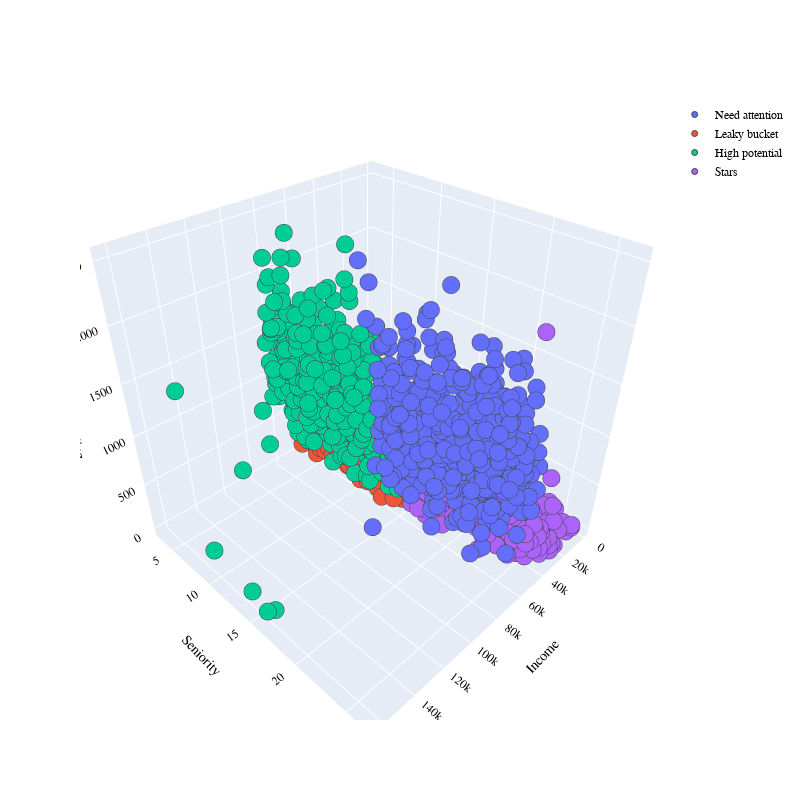

The notebook cell saved with this chart:
### Code cell
PLOT = go.Figure()
for C in list(data.Cluster.unique()):
    
    PLOT.add_trace(go.Scatter3d(x = data[data.Cluster == C]['Income'],
                                y = data[data.Cluster == C]['Seniority'],
                                z = data[data.Cluster == C]['Spending'],                        
                                mode = 'markers',marker_size = 6, marker_line_width = 1,
                                name = str(C)))
    
PLOT.update_traces(hovertemplate='Income: %{x} <br>Seniority: %{y} <br>Spending: %{z}')
 
PLOT.update_layout(width = 800, height = 800, autosize = True, showlegend = True,
                   scene = dict(xaxis=dict(title = 'Income', tickfont_color = 'black'),
                                yaxis=dict(title = 'Seniority', tickfont_color = 'black'),
                                zaxis=dict(title = 'Spending', tickfont_color = 'black')),
                   font = dict(family = "Gilroy", color  = 'black', size = 12))

### Figure 1 — Plotly figure (JSON) as saved in the notebook; plotly's stock layout.template omitted (floating-point values rounded to 4 significant figures; data arrays with more than 128 entries replaced by an {"elided": "..."} marker saying what was removed)
{"data": [{"hovertemplate": "Income: %{x} <br>Seniority: %{y} <br>Spending: %{z}", "marker": {"line": {"width": 1}, "size": 6}, "mode": "markers", "name": "Need attention", "type": "scatter3d", "x": {"elided": "528 float values"}, "y": {"elided": "528 float values"}, "z": {"elided": "528 int values"}}, {"hovertemplate": "Income: %{x} <br>Seniority: %{y} <br>Spending: %{z}", "marker": {"line": {"width": 1}, "size": 6}, "mode": "markers", "name": "Leaky bucket", "type": "scatter3d", "x": {"elided": "641 float values"}, "y": {"elided": "641 float values"}, "z": {"elided": "641 int values"}}, {"hovertemplate": "Income: %{x} <br>Seniority: %{y} <br>Spending: %{z}", "marker": {"line": {"width": 1}, "size": 6}, "mode": "markers", "name": "High potential", "type": "scatter3d", "x": {"elided": "462 float values"}, "y": {"elided": "462 float values"}, "z": {"elided": "462 int values"}}, {"hovertemplate": "Income: %{x} <br>Seniority: %{y} <br>Spending: %{z}", "marker": {"line": {"width": 1}, "size": 6}, "mode": "markers", "name": "Stars", "type": "scatter3d", "x": {"elided": "584 float values"}, "y": {"elided": "584 float values"}, "z": {"elided": "584 int values"}}], "layout": {"autosize": true, "font": {"color": "black", "family": "Gilroy", "size": 12}, "height": 800, "scene": {"xaxis": {"tickfont": {"color": "black"}, "title": {"text": "Income"}}, "yaxis": {"tickfont": {"color": "black"}, "title": {"text": "Seniority"}}, "zaxis": {"tickfont": {"color": "black"}, "title": {"text": "Spending"}}}, "showlegend": true, "width": 800}}
